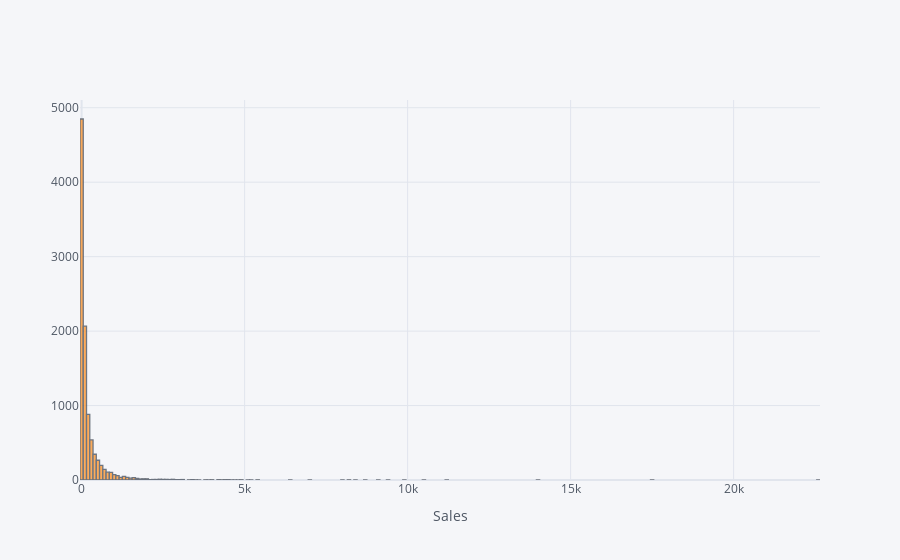

Here is the notebook cell this chart was saved with:
### Code cell
df['Sales'].iplot(kind='hist',bins= 300,xTitle='Sales')

### Figure 1 — Plotly figure (JSON) as saved in the notebook; plotly's stock layout.template omitted (floating-point values rounded to 4 significant figures; data arrays with more than 128 entries replaced by an {"elided": "..."} marker saying what was removed)
{"data": [{"histfunc": "count", "histnorm": "", "marker": {"color": "rgba(255, 153, 51, 1.0)", "line": {"color": "#4D5663", "width": 1.3}}, "name": "Sales", "nbinsx": 300, "opacity": 0.8, "orientation": "v", "type": "histogram", "x": {"elided": "9994 float values"}}], "layout": {"barmode": "overlay", "legend": {"bgcolor": "#F5F6F9", "font": {"color": "#4D5663"}}, "paper_bgcolor": "#F5F6F9", "plot_bgcolor": "#F5F6F9", "title": {"font": {"color": "#4D5663"}}, "xaxis": {"gridcolor": "#E1E5ED", "showgrid": true, "tickfont": {"color": "#4D5663"}, "title": {"font": {"color": "#4D5663"}, "text": "Sales"}, "zerolinecolor": "#E1E5ED"}, "yaxis": {"gridcolor": "#E1E5ED", "showgrid": true, "tickfont": {"color": "#4D5663"}, "title": {"font": {"color": "#4D5663"}, "text": ""}, "zerolinecolor": "#E1E5ED"}}}
